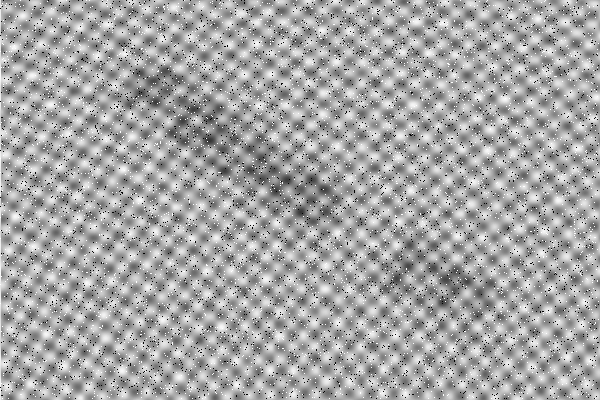
#> input picture PI/assets/Letters-noisy.png, 600 x 400 px, found by its file name
$ jupyter execute Letters.ipynb
#> lines starting #> are read from the running program, lines starting #| are printed output that depends on the picture; after the words box and inside, x2 and y2 are one past the last pixel; in counts of white or black regions, pixels touching at a corner belong together
# Letters

## Description

Generate an image with the edges of the letters present in this noisy image

## Group ID

Identify your group here, including the number and name of each group's member

[cell 1]
import cv2
# to install cv2 use: pip install opencv-python
import matplotlib.pyplot as plt
import numpy as np

[cell 2]
def notch_reject_filter_gaussian(shape: tuple[int, int], d0: int, u_k: int, v_k: int):
    (W, H) = shape
    H_0_u, H_0_v = np.meshgrid(np.arange(H), np.arange(W)) # Mais eficiente que np.repeat

    # Distância aos pontos de ruído (u_k, v_k) e ao seu simétrico
    D_uv = np.sqrt((H_0_u - H / 2 + v_k) ** 2 + (H_0_v - W / 2 + u_k) ** 2)
    D_muv = np.sqrt((H_0_u - H / 2 - v_k) ** 2 + (H_0_v - W / 2 - u_k) ** 2)

    # Filtro Gaussiano: 1 - exp(-D^2 / 2*d0^2)
    mask = (1 - np.exp(-(D_uv**2) / (2 * (d0**2)))) * (1 - np.exp(-(D_muv**2) / (2 * (d0**2))))

    # Converter para o formato (W, H, 2) que o cv2.dft espera
    H_mask = np.zeros((W, H, 2))
    H_mask[:, :, 0] = mask
    H_mask[:, :, 1] = mask
    return H_mask

[cell 3]
fname = '../Letters-noisy.png'
img = cv2.imread(fname,cv2.IMREAD_GRAYSCALE)
#> img is the input picture: shape (400, 600); min 0, max 255, mean 166.1
W,H=img.shape
#> W = 400; H = 600
print(img.shape)
#| (400, 600)
ratio=H/W
#> ratio = 1.5
fig = plt.figure(figsize=(8,8*ratio))
plt.imshow(img, cmap='gray')

[cell 4]
# convert the image representation to SPFP
img_float32 = np.float32(img)

dft = cv2.dft(img_float32, flags = cv2.DFT_COMPLEX_OUTPUT)

# recenter the DFT , such that the center is (0,0)
dft_shift = np.fft.fftshift(dft)
# compute the frequency spectrum
# module of the complex value
magnitude_spectrum = cv2.magnitude(dft_shift[:,:,0],dft_shift[:,:,1])
# compute the logarith of magnitude such that smaller values are visible
magnitude_spectrum = 20*np.log(magnitude_spectrum)
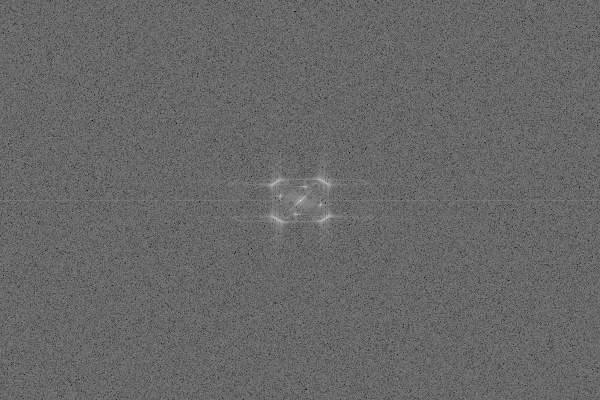
#> magnitude_spectrum: shape (400, 600) float32; min 74.41, max 350, mean 186.8; drawn with min black and max white

fig = plt.figure(figsize=(15,8*ratio))
plt.imshow(magnitude_spectrum, cmap='gray')

[cell 5]
# 1. Deteção automática de picos de ruído no espectro de frequência

# Limiarizar o espectro de magnitude para encontrar picos de ruído
# Usamos um limiar alto para isolar apenas os pontos mais brilhantes (ruído)
# Usando 98% do valor máximo como limiar
thresh_val = 0.98 * magnitude_spectrum.max()
#> thresh_val = 343
ret, thresh = cv2.threshold(magnitude_spectrum, thresh_val, 255, cv2.THRESH_BINARY)
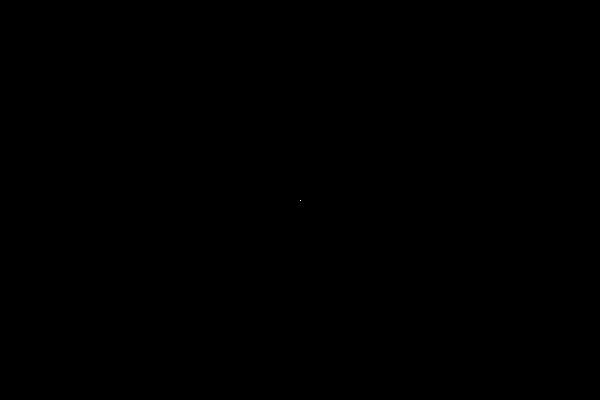
#> thresh: shape (400, 600) float32; 0% white in thin lines or dots, all inside (x1, y1, x2, y2) = (300, 200, 301, 201)
#> ret = 343
thresh = thresh.astype(np.uint8)

# Encontrar contornos dos picos de ruído
# Estamos interessados apenas nos contornos externos
contours, hierarchy = cv2.findContours(thresh, cv2.RETR_EXTERNAL, cv2.CHAIN_APPROX_SIMPLE)
#> contours = [[[300, 200]]]

# Centro do espectro
(W, H) = img.shape
center_x, center_y = H // 2, W // 2
#> center_x = 300; center_y = 200

# Distância mínima do centro para não filtrar o sinal principal
min_dist_from_center = 30

# Raio para os filtros notch
notch_radius = 15

# Inicializar a máscara de filtro combinada como uma matriz de uns
H = np.ones((W, H, 2))

# 2. Criar e combinar filtros notch para cada pico detetado

for c in contours:
    # Calcular o centro do contorno
    M = cv2.moments(c)
    if M["m00"] == 0:
        continue
    cX = int(M["m10"] / M["m00"])
    cY = int(M["m01"] / M["m00"])

    # Calcular a distância do centro do espectro
    dist = np.sqrt((cX - center_x)**2 + (cY - center_y)**2)

    # Se o pico estiver longe o suficiente do centro, criar um filtro notch para ele
    if dist > min_dist_from_center:
        # As coordenadas para o filtro notch são relativas ao centro
        u_k = cX - center_x
        v_k = cY - center_y

        # Criar um filtro notch para o pico atual
        H_notch = notch_reject_filter_gaussian(img.shape, notch_radius, u_k, v_k)

        # Combiná-lo com o filtro principal
        H *= H_notch
#> this loop made 1 pass

# 3. Aplicar o filtro combinado

# Aplicar a máscara à DFT
dft_masked = dft_shift * H

# Desfazer a centralização
dft_masked_ishift = np.fft.ifftshift(dft_masked)

# Calcular a DFT inversa
img_back = cv2.idft(dft_masked_ishift)

# O resultado deve ser uma imagem real, então pegamos a magnitude
img_back = cv2.magnitude(img_back[:,:,0], img_back[:,:,1])

[cell 6]
# 1. Normalizar
img_res = cv2.normalize(img_back, None, 0, 255, cv2.NORM_MINMAX).astype(np.uint8)

# 2. Remover ruído residual ("sal e pimenta")
img_clean = cv2.medianBlur(img_res, 5)
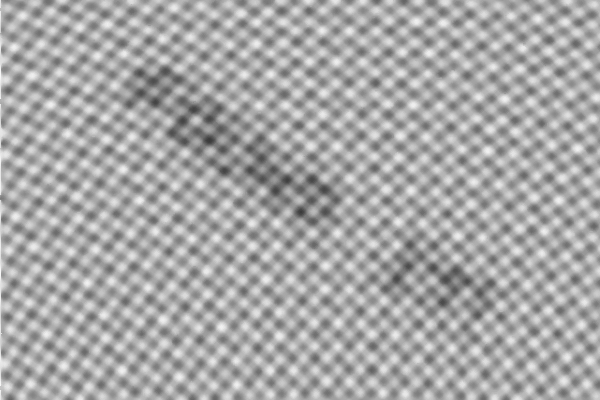
#> img_clean: shape (400, 600); min 58, max 248, mean 167.2

# 3. Binarização Automática (Otsu) - Isto dará a nitidez final
_, thresh = cv2.threshold(img_clean, 0, 255, cv2.THRESH_BINARY + cv2.THRESH_OTSU)
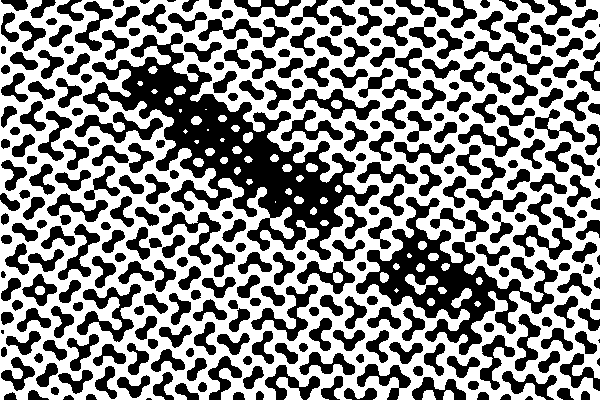
#> thresh: shape (400, 600); 54% white; 316 black regions (6 under 20 px), largest, box (x1, y1, x2, y2) and area: (83, 33, 379, 260) 18558, (356, 197, 558, 355) 8892, (77, 284, 141, 342) 1328

# Mostrar resultado
plt.imshow(img_clean, cmap='gray')

[cell 7]
# compute the DFT of the processed image (img_back)
# Note that the computed DFT has 2 channels :
# dft[:,:,0] - real values
# dft[:,:,1] - imaginary values
dft_proc = cv2.dft(img_back, flags = cv2.DFT_COMPLEX_OUTPUT)
# recenter the DFT , such that the center is (0,0)
dft_proc_shift = np.fft.fftshift(dft_proc)
# compute the frequency spectrum
# module of the complex value
filtered_spectrum = cv2.magnitude(dft_proc_shift[:,:,0],dft_proc_shift[:,:,1])
# compute the logarith of magnitude such that smaller values are visible
filtered_spectrum = 20*np.log(filtered_spectrum)

[cell 8]
# compute the frequency spectrum of the MASK,
# just for display purposes
# module of the complex value
mask_spectrum = np.sqrt(np.power(H[:,:,0],2)+np.power(H[:,:,1],2))
#> mask_spectrum: shape (400, 600) float64; every value is 1.41
# compute the logarith of magnitude such that smaller values are visible
mask_spectrum = 20*np.log(mask_spectrum+0.0001)
#> mask_spectrum: shape (400, 600) float64; every value is 6.93

[cell 9]
# display the image and the spectrum
fig = plt.figure(figsize=(15,23))
plt.subplot(321),plt.imshow(img, cmap = 'gray')
plt.title('Input Image'), plt.xticks([]), plt.yticks([])
plt.subplot(322),plt.imshow(magnitude_spectrum, cmap = 'gray')
plt.title('Input Spectrum'), plt.xticks([]), plt.yticks([])
plt.subplot(323),plt.imshow(mask_spectrum, cmap = 'gray')
plt.title('Filter Spectrum'), plt.xticks([]), plt.yticks([])
plt.subplot(325),plt.imshow(img_back, cmap = 'gray')
plt.title('Filtered Image'), plt.xticks([]), plt.yticks([])
plt.subplot(326),plt.imshow(filtered_spectrum, cmap = 'gray')
plt.title('Filtered Spectrum'), plt.xticks([]), plt.yticks([])
plt.show()

[cell 10]
# display the image and the spectrum
canny_img = cv2.Canny(thresh,20,255)
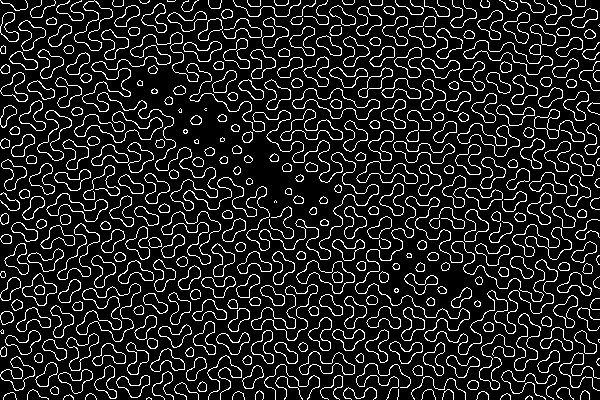
#> canny_img: shape (400, 600); 13.1% white in thin lines or dots

fig = plt.figure(figsize=(15,23))
plt.subplot(326),plt.imshow(thresh, cmap = 'gray')
plt.title('test'), plt.xticks([]), plt.yticks([])
plt.show()
